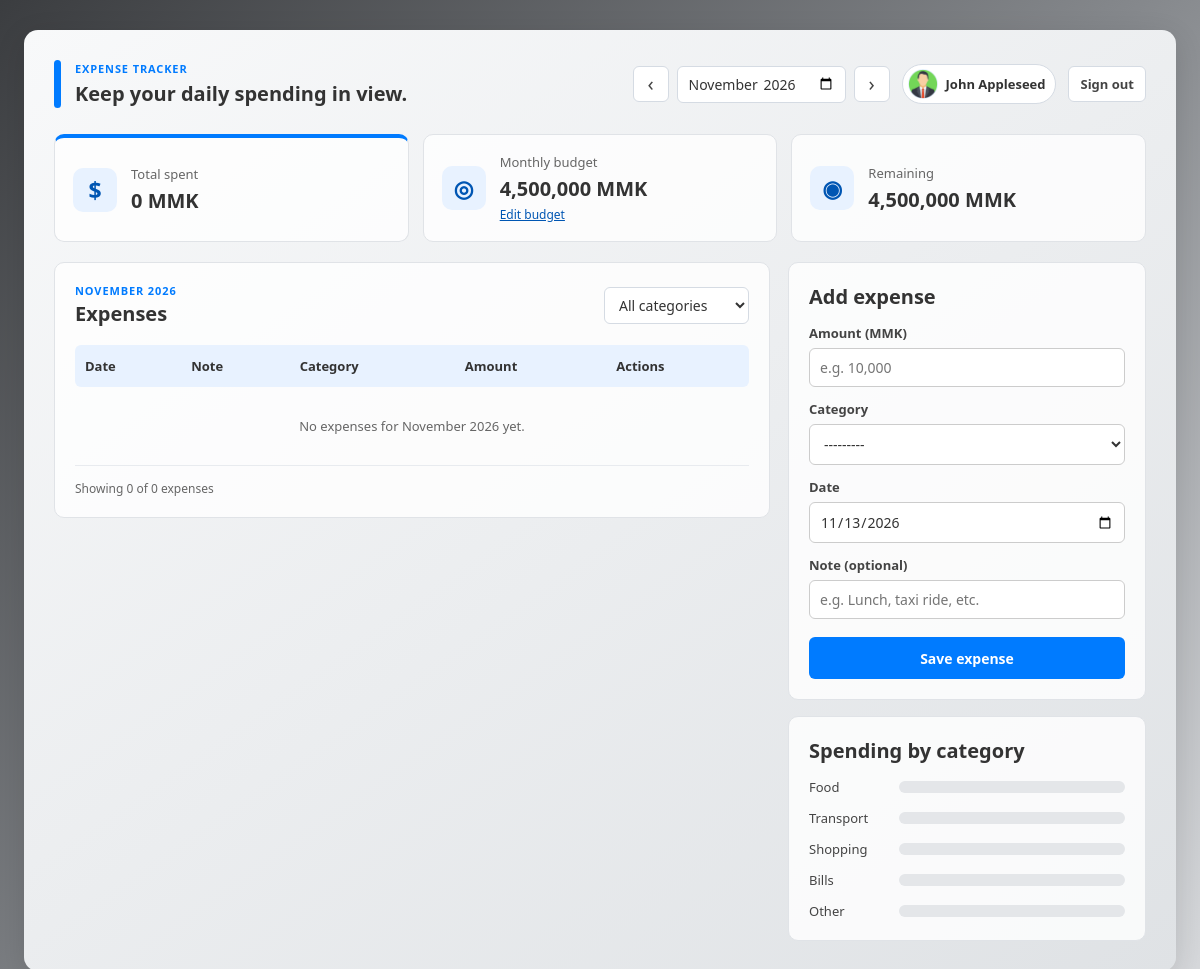
The app's page /home/ (signed in) with its own data.
### expensetracker/models.py (models this page shows, shortened)
class Profile(models.Model):
    user = models.OneToOneField(
        settings.AUTH_USER_MODEL,
        on_delete=models.CASCADE,
        related_name='profile',
    )
    image = models.ImageField(upload_to='profile_pictures/', blank=True)

class MonthlyBudget(models.Model):
    user = models.ForeignKey(
        settings.AUTH_USER_MODEL,
        on_delete=models.CASCADE,
        related_name='monthly_budgets',
    )
    year = models.PositiveSmallIntegerField()
    month = models.PositiveSmallIntegerField()
    amount = models.DecimalField(max_digits=12, decimal_places=2, default=300000)
    class Meta:
        ordering = ('-year', '-month')
        constraints = [
            models.UniqueConstraint(
                fields=('user', 'year', 'month'),
                name='unique_user_monthly_budget',
            ),
            models.CheckConstraint(
                condition=Q(month__gte=1) & Q(month__lte=12),
                name='monthly_budget_month_valid',
            ),
            models.CheckConstraint(
                condition=Q(amount__gte=0),
                name='monthly_budget_amount_nonnegative',
            ),
        ]

### expensetracker/views.py (the view, shortened to what this page needs)
# urls.py: 2. Add a URL to urlpatterns:  path('', views.home, name='home')
@login_required(login_url='login')
def home(request):
    profile, _ = Profile.objects.get_or_create(user=request.user)
    action = request.POST.get('action') if request.method == 'POST' else None
    if request.method == 'POST' and not action and 'username' in request.POST:
        action = 'profile'
    form = ProfileForm(
        request.POST if action == 'profile' else None,
        instance=request.user,
    )
    picture_form = ProfilePictureForm(
        request.POST if action == 'profile' else None,
        request.FILES if action == 'profile' else None,
        instance=profile,
    )
    today = timezone.localdate()
    month_value = (
        request.GET.get('month')
        or request.POST.get('month')
        or f'{today.year:04}-{today.month:02}'
    )
    try:
        selected_year, selected_month = (
            int(part) for part in month_value.split('-', maxsplit=1)
        )
        selected_date = date(selected_year, selected_month, 1)
    except (TypeError, ValueError):
        selected_date = date(today.year, today.month, 1)
    if not 1900 <= selected_date.year <= 9998:
        selected_date = date(today.year, today.month, 1)
    next_month = date(
        selected_date.year + (selected_date.month == 12),
        selected_date.month % 12 + 1,
        1,
    )
    previous_month = date(
        selected_date.year - (selected_date.month == 1),
        (selected_date.month - 2) % 12 + 1,
        1,
    )
    next_month_value = next_month.strftime('%Y-%m')
    previous_month_value = previous_month.strftime('%Y-%m')
    monthly_budget, _ = MonthlyBudget.objects.get_or_create(
        user=request.user,
        year=selected_date.year,
        month=selected_date.month,
        defaults={'amount': Decimal('300000.00')},
    )
    expense = None
    if action == 'expense' and request.POST.get('expense_id'):
        expense = get_object_or_404(
            Expense,
            pk=request.POST['expense_id'],
            user=request.user,
        )
    expense_form = ExpenseForm(
        request.POST if action == 'expense' and expense is None else None,
        instance=expense,
        initial={'date': today} if expense is None else None,
    )
    edit_form = ExpenseForm(
        request.POST if action == 'expense' and expense is not None else None,
        instance=expense,
        auto_id='edit_%s',
    )
    budget_form = MonthlyBudgetForm(
        request.POST if action == 'budget' else None,
        instance=monthly_budget,
        auto_id='budget_%s',
    )
    expenses = Expense.objects.filter(
        user=request.user,
        date__year=selected_date.year,
        date__month=selected_date.month,
    )
    selected_category = request.GET.get('category', '')
    valid_categories = {value for value, _ in Expense.Category.choices}
    if selected_category in valid_categories:
        expenses = expenses.filter(category=selected_category)
    all_month_expenses = Expense.objects.filter(
        user=request.user,
        date__year=selected_date.year,
        date__month=selected_date.month,
    )
    total_spent = all_month_expenses.aggregate(total=Sum('amount'))['total'] or Decimal('0')
    month_expense_count = all_month_expenses.count()
    category_totals = dict(
        all_month_expenses.values('category')
        .annotate(total=Sum('amount'))
        .values_list('category', 'total')
    )
    maximum_category_total = max(category_totals.values(), default=Decimal('0'))
    category_breakdown = [
        {
            'value': value,
            'label': label,
            'total': category_totals.get(value, Decimal('0')),
            'percentage': (
                category_totals.get(value, Decimal('0')) * 100 / maximum_category_total
                if maximum_category_total else 0
            ),
        }
        for value, label in Expense.Category.choices
    ]
    return render(request, 'expensetracker/home.html', {
        'form': form,
        'picture_form': picture_form,
        'profile': profile,
        'expense_form': expense_form,
        'edit_form': edit_form,
        'budget_form': budget_form,
        'expenses': expenses,
        'month_expense_count': month_expense_count,
        'total_spent': total_spent,
        'monthly_budget': monthly_budget,
        'remaining_budget': monthly_budget.amount - total_spent,
        'category_breakdown': category_breakdown,
        'categories': Expense.Category.choices,
        'selected_category': selected_category,
        'selected_month': selected_date.strftime('%Y-%m'),
        'selected_month_label': selected_date.strftime('%B %Y'),
        'previous_month': previous_month_value,
        'next_month': next_month_value,
        'expense_modal_open': action == 'expense' and expense is not None and not edit_form.is_valid(),
        'profile_modal_open': action == 'profile' and (not form.is_valid() or not picture_form.is_valid()),
        'budget_modal_open': action == 'budget' and not budget_form.is_valid(),
    })

### expensetracker/forms.py
class ProfileForm(forms.ModelForm):
    class Meta:
        model = get_user_model()
        fields = ('username', 'email', 'first_name', 'last_name')

class ProfilePictureForm(forms.ModelForm):
    class Meta:
        model = Profile
        fields = ('image',)

### expensetracker/templates/expensetracker/home.html (shortened to what this page needs)
{% load static %}
<!DOCTYPE html>
<html lang="en">
<head>
    <link rel="stylesheet" href="{% static 'expensetracker/home.css' %}">
</head>
<body class="profile-page">
    <main class="dashboard">
        <header class="page-header">
            <div class="brand">
                <span class="brand-mark" aria-hidden="true"></span>
                <div>
                    <p class="eyebrow">Expense Tracker</p>
                    <h1>Keep your daily spending in view.</h1>
                </div>
            </div>
            <div class="header-actions">
                <nav class="month-nav" aria-label="Choose month">
                    <a class="icon-button" href="?month={{ previous_month }}{% if selected_category %}&amp;category={{ selected_category }}{% endif %}" aria-label="Previous month">&lsaquo;</a>
                    <form method="get" class="month-picker">
                        <input id="month-filter" name="month" type="month" value="{{ selected_month }}" onchange="this.form.submit()">
                    </form>
                    <a class="icon-button" href="?month={{ next_month }}{% if selected_category %}&amp;category={{ selected_category }}{% endif %}" aria-label="Next month">&rsaquo;</a>
                </nav>
                <button class="profile-trigger" type="button" data-open-dialog="profile-modal">
                    {% if profile.image %}
                        <img src="{{ profile.image.url }}" alt="" class="header-avatar">
                    {% else %}
                        <span class="header-avatar avatar-initial" aria-hidden="true">{{ request.user.username|first|upper }}</span>
                    {% endif %}
                    <span>{{ request.user.get_full_name|default:request.user.username }}</span>
                </button>
                <form method="post" action="{% url 'logout' %}">
                    <button class="btn-logout" type="submit">Sign out</button>
                </form>
            </div>
        </header>
        <section class="summary-grid" aria-label="Monthly summary">
            <article class="summary-card summary-primary">
                <span class="summary-icon" aria-hidden="true">$</span>
                <div>
                    <p>Total spent</p>
                    <strong>{{ total_spent|floatformat:"0g" }} MMK</strong>
                </div>
            </article>
            <article class="summary-card">
                <span class="summary-icon" aria-hidden="true">◎</span>
                <div>
                    <p>Monthly budget</p>
                    <strong>{{ monthly_budget.amount|floatformat:"0g" }} MMK</strong>
                    <button class="text-button" type="button" data-open-dialog="budget-modal">Edit budget</button>
                </div>
            </article>
            <article class="summary-card">
                <span class="summary-icon" aria-hidden="true">◉</span>
                <div>
                    <p>Remaining</p>
                    <strong class="{% if remaining_budget < 0 %}over-budget{% endif %}">{{ remaining_budget|floatformat:"0g" }} MMK</strong>
                </div>
            </article>
        </section>
        <div class="dashboard-grid">
            <section class="panel expenses-panel" aria-labelledby="expenses-heading">
                <div class="panel-heading">
                    <div>
                        <p class="eyebrow">{{ selected_month_label }}</p>
                        <h2 id="expenses-heading">Expenses</h2>
                    </div>
                    <form method="get" class="filters">
                        <select id="category-filter" name="category" onchange="this.form.submit()">
                            <option value="">All categories</option>
                        </select>
                    </form>
                </div>
                <div class="table-wrap">
                    <table class="expense-table">
                        <thead>
                            <tr>
                                <th scope="col">Date</th>
                                <th scope="col">Note</th>
                                <th scope="col">Category</th>
                                <th scope="col">Amount</th>
                                <th scope="col">Actions</th>
                            </tr>
                        </thead>
                        <tbody>
                            {% for expense in expenses %}
                                <tr>
                                    <td>{{ expense.date|date:"M d" }}</td>
                                    <td>{{ expense.note|default:"—" }}</td>
                                    <td><span class="category-pill category-{{ expense.category }}">{{ expense.get_category_display }}</span></td>
                                    <td class="amount-cell">{{ expense.amount|floatformat:"0g" }} MMK</td>
                                    <td>
                                        <div class="row-actions">
                                            <button class="icon-button edit-expense" type="button"
                                                aria-label="Edit {{ expense.get_category_display }} expense"
                                                data-open-dialog="expense-modal"
                                                data-expense-id="{{ expense.pk }}"
                                                data-amount="{{ expense.amount }}"
                                                data-category="{{ expense.category }}"
                                                data-date="{{ expense.date|date:'Y-m-d' }}"
                                                data-note="{{ expense.note }}">&#9998;</button>
                                            <form method="post" class="inline-form">
                                                {% csrf_token %}
                                                <input type="hidden" name="action" value="delete_expense">
                                                <input type="hidden" name="expense_id" value="{{ expense.pk }}">
                                                <input type="hidden" name="month" value="{{ selected_month }}">
                                                <button class="icon-button delete-button" type="submit" aria-label="Delete {{ expense.get_category_display }} expense">&#128465;</button>
                                            </form>
                                        </div>
                                    </td>
                                </tr>
                            {% empty %}
                                <tr>
                                    <td class="empty-state" colspan="5">No expenses for {{ selected_month_label }}{% if selected_category %} in this category{% endif %} yet.</td>
                                </tr>
                            {% endfor %}
                        </tbody>
                    </table>
                </div>
                <p class="table-count">Showing {{ expenses|length }} of {{ month_expense_count }} expenses</p>
            </section>
            <aside class="side-column">
                <section class="panel add-panel" aria-labelledby="add-expense-heading">
                    <h2 id="add-expense-heading">Add expense</h2>
                    <form method="post">
                        {% for field in expense_form %}
                            <div class="profile-field">
                                <label for="{{ field.id_for_label }}">{{ field.label }}{% if field.name == "amount" %} (MMK){% endif %}{% if field.name == "note" %} (optional){% endif %}</label>
                                {{ field }}
                            </div>
                        {% endfor %}
                        <button class="btn-save full-button" type="submit">Save expense</button>
                    </form>
                </section>
                <section class="panel category-panel" aria-labelledby="category-heading">
                    <h2 id="category-heading">Spending by category</h2>
                    <ul class="category-list">
                        {% for item in category_breakdown %}
                            <li>
                                <span>{{ item.label }}</span>
                                <span class="bar-track" role="img" aria-label="{{ item.label }}: {{ item.total|floatformat:'0g' }} MMK">
                                </span>
                            </li>
                        {% endfor %}
                    </ul>
                </section>
            </aside>
        </div>
    </main>
</body>
</html>

### records on screen
Profile: image (picture)
MonthlyBudget: amount "4,500,000"

### other values on screen
{{ request.user.get_full_name|default:request.user.username }} "John Appleseed"
{{ total_spent|floatformat:"0g" }} "0"
{{ remaining_budget|floatformat:"0g" }} "4,500,000"
{{ selected_month_label }} "NOVEMBER 2026"
{{ selected_month_label }} "November 2026"
{{ expenses|length }} "0"
{{ month_expense_count }} "0"
{{ field.label }} "Amount" "Category" "Date" "Note"
{{ item.label }} "Food" "Transport" "Shopping" "Bills" "Other"
